Frame 1 (no input): blank canvas, image omitted
Frame 60 (the mouse pressed at the canvas centre just before this capture): blank canvas, image omitted
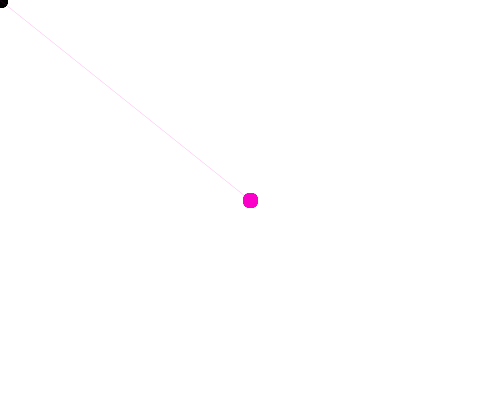
Frame 120 (the mouse held since frame 60 and released just before this capture)

The Processing sketch whose frames 1 and 60 were blank and that drew this single picture after the mouse press (run headless with seeded random() and noise(); from frame 60 on, the mouse is pressed at the canvas centre):

// Processing sketch: processing_35140
// ── processing_35140.pde


void setup() { 
size(500,400); 
smooth(); 
background(255); 
frameRate(30); 
} 
void draw(){ 
stroke(mouseX,0,mouseY); 
float distance=dist(pmouseX,pmouseY,mouseX,mouseY); 
float maxStroke=15; 
strokeWeight(maxStroke-constrain(distance,0,maxStroke)); 
line(pmouseX,pmouseY,mouseX,mouseY); 
} 
void mouseClicked(){ 
rectMode(CENTER); 
fill(mouseY,400,mouseX); 
noStroke(); 
triangle(mouseX,mouseY,30,30,40,50); 
} 
void keyPressed(){ 
background(0); 
}
                
